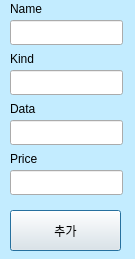
<?xml version="1.0" encoding="UTF-8"?>
<ui version="4.0">
 <class>Add_new_car</class>
 <widget class="QDialog" name="Add_new_car">
  <property name="geometry">
   <rect>
    <x>0</x>
    <y>0</y>
    <width>135</width>
    <height>259</height>
   </rect>
  </property>
  <property name="windowTitle">
   <string>Add New Car</string>
  </property>
  <widget class="QLineEdit" name="price">
   <property name="geometry">
    <rect>
     <x>10</x>
     <y>170</y>
     <width>113</width>
     <height>25</height>
    </rect>
   </property>
  </widget>
  <widget class="QPushButton" name="add">
   <property name="geometry">
    <rect>
     <x>10</x>
     <y>210</y>
     <width>111</width>
     <height>41</height>
    </rect>
   </property>
   <property name="text">
    <string>추가</string>
   </property>
   <property name="icon">
    <iconset resource="image.qrc">
     <normaloff>:/new/image/image/correction.png</normaloff>:/new/image/image/correction.png</iconset>
   </property>
  </widget>
  <widget class="QLineEdit" name="kind">
   <property name="geometry">
    <rect>
     <x>10</x>
     <y>70</y>
     <width>113</width>
     <height>25</height>
    </rect>
   </property>
  </widget>
  <widget class="QLineEdit" name="data">
   <property name="geometry">
    <rect>
     <x>10</x>
     <y>120</y>
     <width>113</width>
     <height>25</height>
    </rect>
   </property>
  </widget>
  <widget class="QLineEdit" name="name">
   <property name="geometry">
    <rect>
     <x>10</x>
     <y>20</y>
     <width>113</width>
     <height>25</height>
    </rect>
   </property>
  </widget>
  <widget class="QLabel" name="label">
   <property name="geometry">
    <rect>
     <x>10</x>
     <y>0</y>
     <width>67</width>
     <height>17</height>
    </rect>
   </property>
   <property name="text">
    <string>Name</string>
   </property>
  </widget>
  <widget class="QLabel" name="label_2">
   <property name="geometry">
    <rect>
     <x>10</x>
     <y>50</y>
     <width>67</width>
     <height>17</height>
    </rect>
   </property>
   <property name="text">
    <string>Kind</string>
   </property>
  </widget>
  <widget class="QLabel" name="label_3">
   <property name="geometry">
    <rect>
     <x>10</x>
     <y>100</y>
     <width>67</width>
     <height>17</height>
    </rect>
   </property>
   <property name="text">
    <string>Data</string>
   </property>
  </widget>
  <widget class="QLabel" name="label_4">
   <property name="geometry">
    <rect>
     <x>10</x>
     <y>150</y>
     <width>67</width>
     <height>17</height>
    </rect>
   </property>
   <property name="text">
    <string>Price</string>
   </property>
  </widget>
  <widget class="QLabel" name="label_5">
   <property name="geometry">
    <rect>
     <x>0</x>
     <y>0</y>
     <width>141</width>
     <height>271</height>
    </rect>
   </property>
   <property name="styleSheet">
    <string notr="true">background-color: rgb(195, 236, 255);</string>
   </property>
   <property name="text">
    <string/>
   </property>
  </widget>
  <zorder>label_5</zorder>
  <zorder>price</zorder>
  <zorder>add</zorder>
  <zorder>kind</zorder>
  <zorder>data</zorder>
  <zorder>name</zorder>
  <zorder>label</zorder>
  <zorder>label_2</zorder>
  <zorder>label_3</zorder>
  <zorder>label_4</zorder>
 </widget>
 <tabstops>
  <tabstop>name</tabstop>
  <tabstop>kind</tabstop>
  <tabstop>data</tabstop>
  <tabstop>price</tabstop>
  <tabstop>add</tabstop>
 </tabstops>
 <resources>
  <include location="image.qrc"/>
 </resources>
 <connections/>
</ui>
